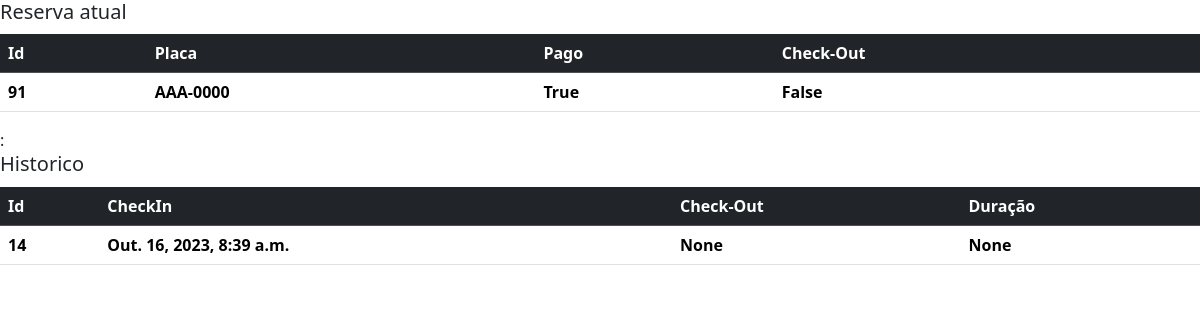
The app's page /parking/AAA-0000/ with its own data.
### parking/models.py (models this page shows, shortened)
class Reservation(models.Model):
    plate = models.CharField(
        validators=[
            RegexValidator(r"[A-Z]{3}[-][0-9][0-9A-J][0-9]{2}",
            message="The Format plate is no Valid")],
            max_length=8,
            unique=True)
    date = models.DateTimeField(auto_now_add=True)
    paid = models.BooleanField(default=False, blank=False)
    left = models.BooleanField(default=False, blank=False)

class Historico(models.Model):
    id_reservation = models.ForeignKey(Reservation, on_delete=models.CASCADE, to_field='id')
    checkIn = models.DateTimeField()
    checkOut = models.DateTimeField(null=True, blank=True)
    def get_deltaTime(self):
        try:
            time = self.checkOut - self.checkIn
            return time
        except:
           return None

### parking/views.py (the view)
# urls.py: path("<str:plate>/", views.reservation_detail, name="plate"),
def reservation_detail(request,plate):
    reservation = consulta_reservation(plate)
    if reservation:
        queryReservation = Reservation.objects.get(plate=plate)
        queryHistory = Historico.objects.filter(id_reservation=queryReservation.pk)
        return render (request, "Reservation/reservationDetail.html", {'reservation':queryReservation,'history':queryHistory})
    return render(request, {'message':f" The plate '{plate}' is invalid or nonexistent"}, status = status.HTTP_400_BAD_REQUEST)

### parking/views.py (called while the page is built)
def consulta_reservation(plate):
    if Reservation.objects.filter(plate=plate).exists():
        return Reservation.objects.get(plate=plate)
    return None

### parking/templates/Reservation/reservationDetail.html (shortened to what this page needs)
<html>
<head>
  {% load bootstrap5 %}
  {% bootstrap_css %}
</head>
<body>
  <h5>Reserva atual<span class="badge badge-secondary">New</span></h5>
  <table class="table">
    <thead class="table-dark">
      <tr>
        <th scope="col">Id</th>
        <th scope="col">Placa</th>
        <th scope="col">Pago</th>
        <th scope="col">Check-Out</th>
      </tr>
    </thead>
    <tbody>
      <tr>
        <th scope="row">{{ reservation.id }}</th>
        <th>{{ reservation.plate }}</th>
        <th>{{ reservation.paid }}</th>
        <th>{{ reservation.left }}</th>
      </tr>
    </tbody>
  </table>
  :{% include 'Historico/listHistory.html'%}
</body>

### parking/templates/Historico/listHistory.html (shortened to what this page needs)
<html>
<head>
  {% load bootstrap5 %}
  {% bootstrap_css %}
</head>
<body>
  <h5>Historico<span class="badge badge-secondary">New</span></h5>
  <table class="table">
    <thead class="table-dark">
      <tr>
        <th scope="col">Id</th>
        <th scope="col">CheckIn</th>
        <th scope="col">Check-Out</th>
        <th scope="col">Duração</th>
      </tr>
    </thead>
    <tbody>
      {% for historico in history %}
      <tr>
        <th scope="row">{{ historico.id }}</th>
        <th>{{ historico.checkIn }}</th>
        <th>{{ historico.checkOut }}</th>
        <th>{{ historico.get_deltaTime }}</th>
      </tr>
      {% endfor %}
    </tbody>
  </table>
</body>

### records on screen
Reservation: id "91", plate "AAA-0000", paid "True", left "False"
Historico: id "14", checkIn "Out. 16, 2023, 8:39 a.m.", checkOut "None", get_deltaTime "None"
